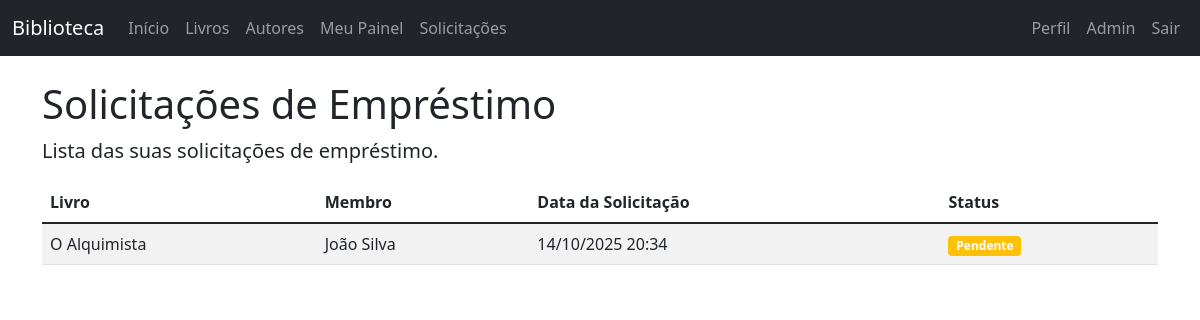
Before: /requests/ (signed in) with the older database file.
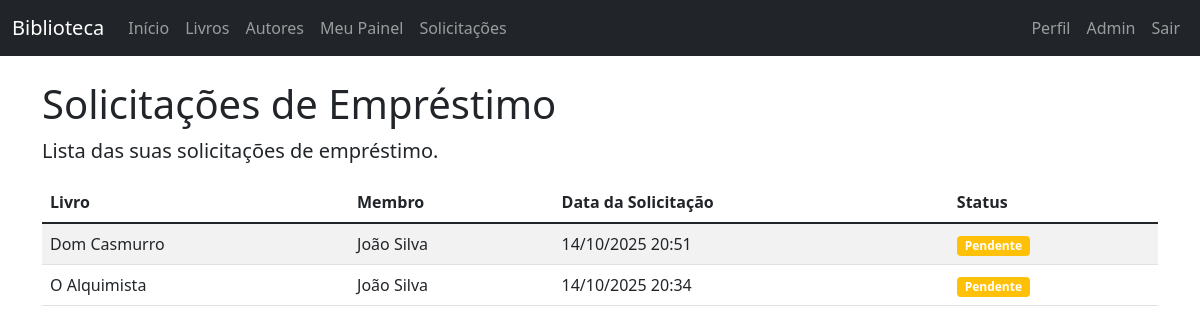
After: the same page with the newer database file.
### books/models.py (models this page shows, shortened)
class BookRequest(models.Model):
    REQUEST_STATUS_CHOICES = [
        ('pending', 'Pendente'),
        ('approved', 'Aprovado'),
        ('rejected', 'Rejeitado'),
        ('completed', 'Concluído'),
    ]
    book = models.ForeignKey(Book, on_delete=models.CASCADE)
    member = models.ForeignKey(Member, on_delete=models.CASCADE)
    request_date = models.DateTimeField(auto_now_add=True)
    status = models.CharField(max_length=20, choices=REQUEST_STATUS_CHOICES, default='pending')
    approval_date = models.DateTimeField(null=True, blank=True)
    approved_by = models.ForeignKey(Member, on_delete=models.SET_NULL, null=True, blank=True, related_name='approved_requests')
    rejection_reason = models.TextField(blank=True)
    class Meta:
        ordering = ['-request_date']

class Book(models.Model):
    title = models.CharField(max_length=200)
    author = models.ForeignKey(Author, on_delete=models.CASCADE, related_name='books')
    isbn = models.CharField(max_length=13, unique=True)
    publication_date = models.DateField()
    pages = models.IntegerField()
    available = models.BooleanField(default=True)
    class Meta:
        ordering = ['title']

class Member(models.Model):
    USER_ROLE_CHOICES = [
        ('member', 'Membro'),
        ('librarian', 'Bibliotecário'),
        ('admin', 'Administrador'),
    ]
    user = models.OneToOneField(User, on_delete=models.CASCADE)
    phone_number = models.CharField(max_length=15)
    membership_date = models.DateField(auto_now_add=True)
    is_active = models.BooleanField(default=True)
    role = models.CharField(max_length=20, choices=USER_ROLE_CHOICES, default='member')
    @property
    def is_librarian(self):
        return self.role == 'librarian' or self.role == 'admin'

### books/views.py (the view)
# urls.py: path('requests/', views.request_list, name='request_list'),
@login_required
def request_list(request):
    try:
        member = request.user.member
    except Member.DoesNotExist:
        messages.error(request, 'Você precisa ter um perfil de membro para acessar esta página.')
        return HttpResponseRedirect(reverse('index'))
    if member.is_librarian:
        requests = BookRequest.objects.all()
    else:
        requests = BookRequest.objects.filter(member=member)
    return render(request, 'books/request_list.html', {'requests': requests})

### templates/books/request_list.html (shortened to what this page needs)
{% extends 'base.html' %}
{% block content %}
<div class="row">
    <div class="col-md-12">
        <h1>Solicitações de Empréstimo</h1>
        {% if user.member.is_librarian %}
            <p class="lead">Lista de todas as solicitações de empréstimo.</p>
        {% else %}
            <p class="lead">Lista das suas solicitações de empréstimo.</p>
        {% endif %}
        {% if requests %}
            <div class="table-responsive">
                <table class="table table-striped table-hover">
                    <thead>
                        <tr>
                            <th>Livro</th>
                            <th>Membro</th>
                            <th>Data da Solicitação</th>
                            <th>Status</th>
                        </tr>
                    </thead>
                    <tbody>
                        {% for request in requests %}
                            <tr>
                                <td>{{ request.book.title }}</td>
                                {% if user.member.is_librarian %}
                                    <td>{{ request.member.user.first_name }} {{ request.member.user.last_name }}</td>
                                {% else %}
                                    <td>{{ request.member.user.first_name }} {{ request.member.user.last_name }}</td>
                                {% endif %}
                                <td>{{ request.request_date|date:"d/m/Y H:i" }}</td>
                                <td>
                                    {% if request.status == 'pending' %}
                                        <span class="badge bg-warning">Pendente</span>
                                    {% elif request.status == 'approved' %}
                                        <span class="badge bg-success">Aprovado</span>
                                    {% elif request.status == 'rejected' %}
                                        <span class="badge bg-danger">Rejeitado</span>
                                    {% elif request.status == 'completed' %}
                                        <span class="badge bg-info">Concluído</span>
                                    {% endif %}
                                </td>
                            </tr>
                        {% endfor %}
                    </tbody>
                </table>
            </div>
        {% else %}
            <div class="alert alert-info">
                <p>Nenhuma solicitação encontrada.</p>
            </div>
        {% endif %}
    </div>
</div>
{% endblock %}

### templates/base.html (shortened to what this page needs)
<!DOCTYPE html>
<html lang="en">
<head>
    <link href="https://cdn.jsdelivr.net/npm/bootstrap@5.1.3/dist/css/bootstrap.min.css" rel="stylesheet">
</head>
<body>
    <nav class="navbar navbar-expand-lg navbar-dark bg-dark">
        <div class="container-fluid">
            <a class="navbar-brand" href="{% url 'index' %}">Biblioteca</a>
            <div class="collapse navbar-collapse" id="navbarNav">
                <ul class="navbar-nav me-auto">
                    <li class="nav-item">
                        <a class="nav-link" href="{% url 'index' %}">Início</a>
                    </li>
                    <li class="nav-item">
                        <a class="nav-link" href="{% url 'book_list' %}">Livros</a>
                    </li>
                    <li class="nav-item">
                        <a class="nav-link" href="{% url 'author_list' %}">Autores</a>
                    </li>
                    {% if user.is_authenticated %}
                        <li class="nav-item">
                            <a class="nav-link" href="{% url 'user_dashboard' %}">Meu Painel</a>
                        </li>
                        <li class="nav-item">
                            <a class="nav-link" href="{% url 'request_list' %}">Solicitações</a>
                        </li>
                    {% endif %}
                </ul>
                <ul class="navbar-nav">
                    {% if user.is_authenticated %}
                        <li class="nav-item">
                            <a class="nav-link" href="{% url 'profile' %}">Perfil</a>
                        </li>
                        <li class="nav-item">
                            <a class="nav-link" href="{% url 'admin:index' %}">Admin</a>
                        </li>
                        <li class="nav-item">
                            <a class="nav-link" href="{% url 'logout' %}">Sair</a>
                        </li>
                    {% endif %}
                </ul>
            </div>
        </div>
    </nav>
    <div class="container mt-4">
        {% block content %}
        {% endblock %}
    </div>
</body>
</html>

Changed rows visible on the page:
added BookRequest: book "Dom Casmurro", member.user.first_name "João", member.user.last_name "Silva", request_date "14/10/2025 20:51", status "Pendente"
